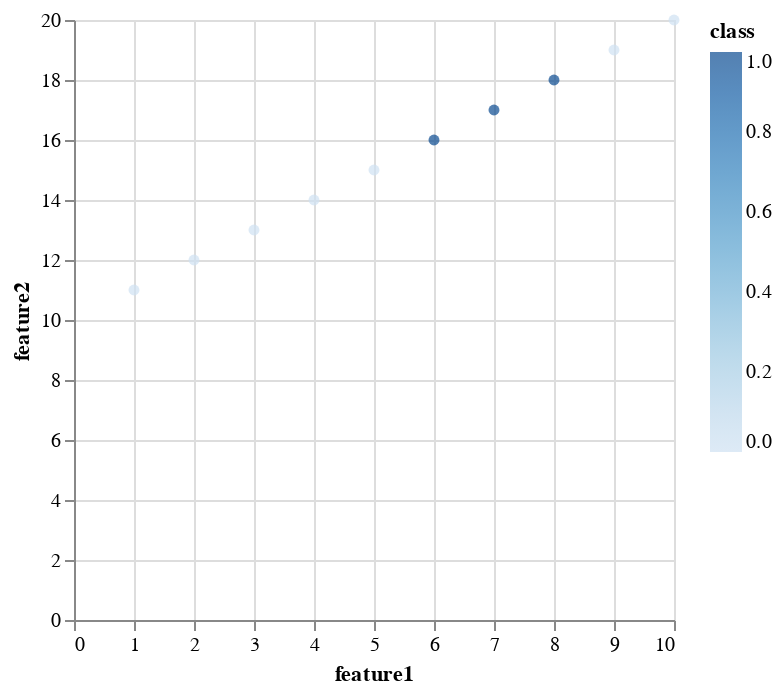

Notebook code for this chart:
### Code cell
# prompt: Using dataframe df: scatter plot

import altair as alt

# Create a scatter plot of feature1 vs. feature2, colored by class
alt.Chart(df).mark_circle().encode(
    x='feature1',
    y='feature2',
    color='class'
)

### Figure 1 — Vega-Lite specification as saved in the notebook (floating-point values rounded to 4 significant figures)
{"config": {"view": {"continuousWidth": 300, "continuousHeight": 300}}, "data": {"name": "data-56fe5f1a1335ab82637db0bf0d32198d"}, "mark": {"type": "circle"}, "encoding": {"color": {"field": "class", "type": "quantitative"}, "x": {"field": "feature1", "type": "quantitative"}, "y": {"field": "feature2", "type": "quantitative"}}, "$schema": "https://vega.github.io/schema/vega-lite/v5.20.1.json", "datasets": {"data-56fe5f1a1335ab82637db0bf0d32198d": [{"feature1": 1, "feature2": 11, "class": 0}, {"feature1": 2, "feature2": 12, "class": 0}, {"feature1": 3, "feature2": 13, "class": 0}, {"feature1": 4, "feature2": 14, "class": 0}, {"feature1": 5, "feature2": 15, "class": 0}, {"feature1": 6, "feature2": 16, "class": 1}, {"feature1": 7, "feature2": 17, "class": 1}, {"feature1": 8, "feature2": 18, "class": 1}, {"feature1": 9, "feature2": 19, "class": 0}, {"feature1": 10, "feature2": 20, "class": 0}]}}
